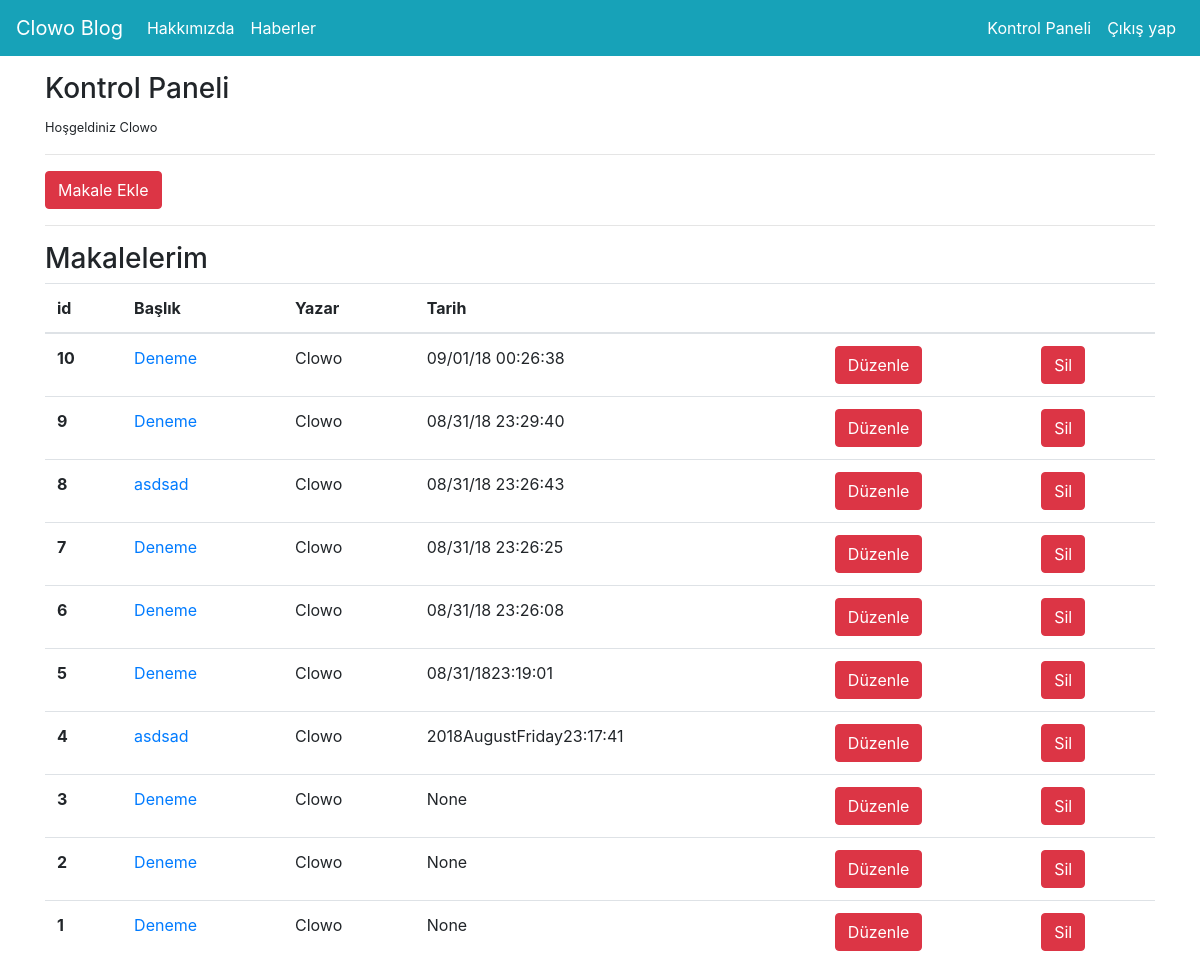
The app's page /dashboard (signed in) with its own data.
### blog2.py (models this page shows)
class Articles(db.Model):
    id = db.Column(db.Integer, primary_key = True)
    title = db.Column(db.String(80))
    author = db.Column(db.String(80))
    content = db.Column(db.String(80))
    created_date = db.Column(db.String(80))
    picture = db.Column(db.String(80))
    goruntulenme = db.Column(db.Integer, default = 0)

### blog2.py (the view)
@app.route("/dashboard")
@login_required
def dashboard():
    articles = Articles.query.filter_by(author = session["user_name"]).order_by(Articles.id.desc()).all()
    if  articles:
        return render_template("dashboard.html", articles = articles)
    else:
        return render_template("dashboard.html")

### blog2.py (called while the page is built)
def login_required(f):
    @wraps(f)
    def decorated_function(*args, **kwargs):
        if "logged_in" in session:
            return f(*args, **kwargs)
        else:
            flash("Bu sayfayı görüntülemek için lütfen giriş yapın", "warning")
            return redirect(url_for("login"))
    return decorated_function

### templates/dashboard.html
{% extends "layout.html" %}
{% block body %}
<h3>Kontrol Paneli</h3>
<small>Hoşgeldiniz {{session["user_name"]}}</small>
<hr>
<a href="/addarticle" class = "btn btn-danger">Makale Ekle</a>
<hr>
<h3>Makalelerim</h3>
{% if articles %}
<table class="table table-hover">
    <thead>
      <tr>
        <th scope="col">id</th>
        <th scope="col">Başlık</th>
        <th scope="col">Yazar</th>
        <th scope="col">Tarih</th>
        <th scope="col"></th>
        <th scope="col"></th>
    </tr>
    </thead>
    <tbody>
     {% for article in articles %}
     <tr>
        <th scope="row">{{article.id}}</th>
        <td><a href="/articles/{{article.id}}">{{article.title}}</a></td>
        <td>{{article.author}}</td>
        <td>{{article.created_date}}</td>
        <td><a href="/edit/{{article.id}}" class="btn btn-danger">Düzenle</a></td>
        <td><a href="/delete/{{article.id}}" class="btn btn-danger">Sil</a></td>
    </tr>
     {% endfor %}
    </tbody>
  </table>
{% else %}
<div class = "alert alert-warning text-center">Henüz makeleniz yok</div>
{% endif %}
{% endblock body %}

### templates/layout.html (shortened to what this page needs)
<!DOCTYPE html>
<html lang="en">
<head>
    <link rel="stylesheet" href="https://maxcdn.bootstrapcdn.com/bootstrap/4.0.0/css/bootstrap.min.css">
</head>
<body>
   {% include "includes/navbar.html" %}
   <br><br><br>
   <div class = "container">
    {% block body %}
    {% endblock body %}
    </div>
</body>
</html>

### templates/includes/navbar.html (shortened to what this page needs)
<nav class="navbar navbar-expand-md navbar-dark fixed-top bg-info">
    <a class="navbar-brand" href="/">Clowo Blog</a>
    <div class="collapse navbar-collapse" id="navbarCollapse">
      <ul class="navbar-nav mr-auto">
        <li class="nav-item active">
          <a class="nav-link" href="/about">Hakkımızda</a>
        </li>
        <li class="nav-item active">
            <a class="nav-link" href="/articles">Haberler</a>
        </li>
      </ul>
        <ul class="navbar-nav ml-auto">
            {% if session["user_name"] == "Clowo"  %}
            <li class="nav-item active">
                <a class="nav-link" href="/dashboard">Kontrol Paneli</a>
                </li>
            {% endif %}
            {% if session["logged_in"] %}
            <li class="nav-item active">
                <a class="nav-link" href="/logout">Çıkış yap</a>
              </li>
            {% endif %}
        </ul>
    </div>
  </nav>

### records on screen
Articles: id "10", title "Deneme", author "Clowo", created_date "09/01/18 00:26:38"
Articles: id "9", title "Deneme", author "Clowo", created_date "08/31/18 23:29:40"
Articles: id "8", title "asdsad", author "Clowo", created_date "08/31/18 23:26:43"
Articles: id "7", title "Deneme", author "Clowo", created_date "08/31/18 23:26:25"
Articles: id "6", title "Deneme", author "Clowo", created_date "08/31/18 23:26:08"
Articles: id "5", title "Deneme", author "Clowo", created_date "08/31/1823:19:01"
Articles: id "4", title "asdsad", author "Clowo", created_date "2018AugustFriday23:17:41"
Articles: id "3", title "Deneme", author "Clowo", created_date "None"
Articles: id "2", title "Deneme", author "Clowo", created_date "None"
Articles: id "1", title "Deneme", author "Clowo", created_date "None"

### other values on screen
{{ session["user_name"] }} "Clowo"
